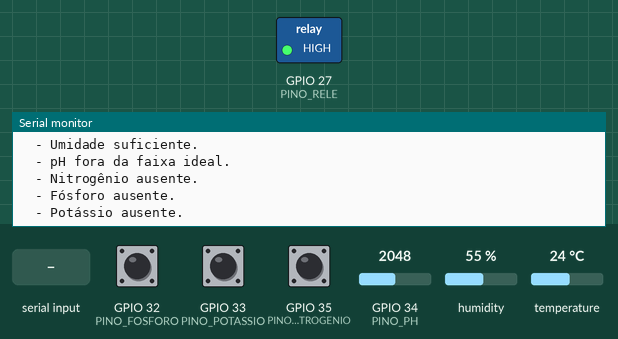
This sketch was run on a simulated ESP32. On the bench: switched loads named in the sketch (green lamp = pin HIGH), the last lines printed to the serial monitor. The test bench sets the inputs (shaded band); at power-on: GPIO 32 (PINO_FOSFORO) HIGH, GPIO 33 (PINO_POTASSIO) HIGH, GPIO 35 (PINO_NITROGENIO) HIGH, GPIO 34 (PINO_PH) = 2048, humidity 55 %, temperature 24 °C.

Above: at 3.2 s.
3.3 s: GPIO 32 (PINO_FOSFORO) pulled LOW for 3 s
7.8 s: GPIO 33 (PINO_POTASSIO) pulled LOW for 3 s
12.3 s: GPIO 35 (PINO_NITROGENIO) pulled LOW for 3 s
16.8 s: "1" received over Serial
At 18.5 s:
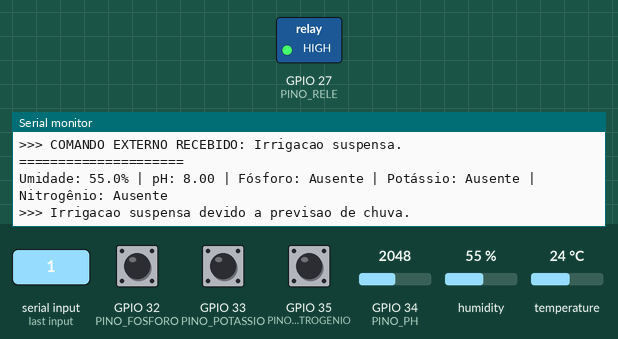
20.6 s: "0" received over Serial
At 23.6 s:
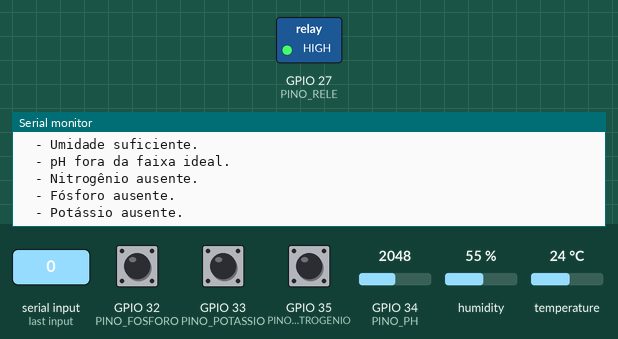

Measured:
- after the input at 16.8 s, the serial monitor: prints a new line after 0.33 s (image 1)
- after the input at 20.6 s, the serial monitor: prints a new line after 2.6 s (image 2)

The sketch:

sketch.ino
```cpp
#include <DHT.h>  // Biblioteca para o sensor de umidade DHT22

// ========== DEFINIÇÃO DOS PINOS ==========
#define PINO_FOSFORO 32      // Botão para Fósforo (P)
#define PINO_POTASSIO 33     // Botão para Potássio (K)
#define PINO_NITROGENIO 35   // Botão para Nitrogênio (N)
#define PINO_PH 34           // Entrada analógica do sensor LDR (simula pH)
#define PINO_DHT 4           // Entrada digital do sensor DHT22 (umidade)
#define PINO_RELE 27         // Saída digital para acionar a bomba (relé)

// ========== INICIALIZAÇÃO DO SENSOR DHT22 ==========
#define DHTTYPE DHT22
DHT dht(PINO_DHT, DHTTYPE);  // Criação do objeto sensor DHT ligado ao pino 4

// ========== PARÂMETROS DA CULTURA (EX: TOMATE) ==========
const float UMIDADE_MINIMA = 50.0;    // Umidade abaixo ou igual a este valor é baixa
const float PH_IDEAL_MIN = 5.5;       // pH ideal para tomate (5.5 - 7.5)
const float PH_IDEAL_MAX = 7.5;

// === NOVO: VARIAVEL GLOBAL PARA O COMANDO EXTERNO ===
// Ela não é mais redefinida a cada loop e "lembra" o comando
int comando_externo = -1; // -1 = sem comando

void setup() {
  Serial.begin(115200);      // Inicializa o monitor serial
  dht.begin();               // Inicializa o sensor DHT22

  // Mensagem Boas-vindas
  Serial.println("=================================");
  Serial.println("  SISTEMA DE IRRIGACAO AUTOMATICA");
  Serial.println("=================================");
  delay(2000);

  // Configura os pinos de entrada e saida
  pinMode(PINO_FOSFORO, INPUT_PULLUP);
  pinMode(PINO_POTASSIO, INPUT_PULLUP);
  pinMode(PINO_NITROGENIO, INPUT_PULLUP);
  pinMode(PINO_RELE, OUTPUT);

  // Garante que a bomba inicie desligada (rele liga em LOW, entao comeca em HIGH)
  digitalWrite(PINO_RELE, HIGH);
}

void loop() {
  // ========== 1. LEITURA DOS SENSORES E BOTOES ==========
  bool fosforoPresente = !digitalRead(PINO_FOSFORO);
  bool potassioPresente = !digitalRead(PINO_POTASSIO);
  bool nitrogenioPresente = !digitalRead(PINO_NITROGENIO);

  int valorLDR = analogRead(PINO_PH);
  float ph = map(valorLDR, 0, 4095, 200, 1400) / 100.0;

  // Garante que uma leitura de umidade válida seja obtida antes de continuar
  float umidade = dht.readHumidity();
  while (isnan(umidade) || umidade > 100) {
    delay(100); // Pequena pausa para o sensor
    umidade = dht.readHumidity();
  }

  // ========== 2. VERIFICAÇÃO DAS CONDIÇÕES ==========
  bool umidadeBaixa = umidade <= UMIDADE_MINIMA;
  bool phIdeal = (ph >= PH_IDEAL_MIN && ph <= PH_IDEAL_MAX);

  bool fosforoSuficiente = fosforoPresente;
  bool potassioSuficiente = potassioPresente;
  bool nitrogenioSuficiente = nitrogenioPresente;

  // A bomba liga somente se todas as condições estiverem ideais
  bool ligarBomba = umidadeBaixa && phIdeal && fosforoSuficiente && potassioSuficiente && nitrogenioSuficiente;

  // ============ INTEGRAÇÃO COM API EXTERNA ============
  // Lê o Monitor Serial para novos comandos
  if (Serial.available() > 0) {
      char comando = Serial.read();
      if (comando == '1') {
          comando_externo = 1; // Comando para NÃO irrigar (previsão de chuva)
          Serial.println(">>> COMANDO EXTERNO RECEBIDO: Irrigacao suspensa.");
      } else if (comando == '0') {
          comando_externo = 0; // Comando para PODE irrigar
          Serial.println(">>> COMANDO EXTERNO RECEBIDO: Irrigacao liberada.");
      }
  }

  // A lógica final para ligar a bomba considera o comando externo
  if (comando_externo == 1) { // Se houver comando de chuva
      ligarBomba = false; // Ignora as condicoes dos sensores e desliga a bomba
  }

  // ========== 3. CONTROLE DO RELE ==========
  if (ligarBomba) {
    digitalWrite(PINO_RELE, LOW);  // Liga a bomba
  } else {
    digitalWrite(PINO_RELE, HIGH); // Desliga a bomba
  }

  // ========== 4. IMPRESSAO NO MONITOR SERIAL ==========
  Serial.println("=====================");
  Serial.print("Umidade: "); Serial.print(umidade, 1); Serial.print("%");
  Serial.print(" | pH: "); Serial.print(ph, 2);
  Serial.print(" | Fósforo: "); Serial.print(fosforoPresente ? "Presente" : "Ausente");
  Serial.print(" | Potássio: "); Serial.print(potassioPresente ? "Presente" : "Ausente");
  Serial.print(" | Nitrogênio: "); Serial.println(nitrogenioPresente ? "Presente" : "Ausente");

  // Mostra a razão da decisao
  if (comando_externo == 1) {
    Serial.println(">>> Irrigacao suspensa devido a previsao de chuva.");
  } else if (ligarBomba) {
    Serial.println("CONDICOES IDEAIS PARA IRRIGAR. BOMBA LIGADA!");
  } else {
    Serial.println("IRRIGACAO NAO NECESSARIA/RECOMENDADA. Motivos:");
    if (!umidadeBaixa) {
      Serial.println("  - Umidade suficiente.");
    }
    if (!phIdeal) {
      Serial.println("  - pH fora da faixa ideal.");
    }
    if (!nitrogenioSuficiente) {
      Serial.println("  - Nitrogênio ausente.");
    }
    if (!fosforoSuficiente) {
      Serial.println("  - Fósforo ausente.");
    }
    if (!potassioSuficiente) {
      Serial.println("  - Potássio ausente.");
    }
  }

  delay(3000); // Espera 3 segundos antes da proxima leitura
}
```
